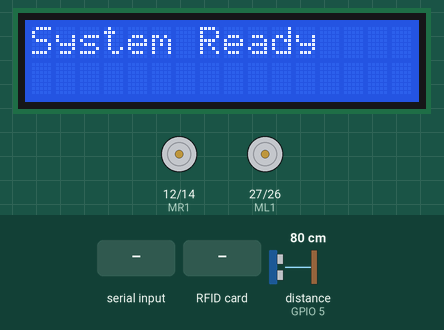
Recording of a sketch running on a simulated ESP32. Parts: 16×2 character LCD, motor-driver pin pairs drawn as motors (green arrow = first pin HIGH = forward, orange = second pin HIGH = backward, longer = more drive). Wiring (inferred from the names in the program): ultrasonic range finder: trigger GPIO 4; echo GPIO 5. The inputs (shaded band) are chosen by the test bench; at power-on: distance to the obstacle (sensor on GPIO 5) 80 cm. The echo pulse lasts 58.3 µs per cm; WiFi joins after 1.5 s; servers stay silent unless stated; no MQTT or app messages arrive unless stated; nothing arrives over Bluetooth unless stated; what the sketch prints to the serial monitor is not drawn.

Above: at 4.7 s.
6.9 s: "F" received over the second serial link
At 7.2 s:
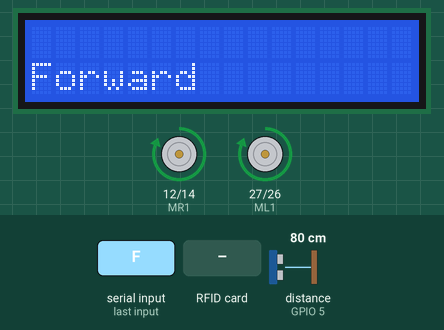
8.4 s: RFID card 5E 7A 19 C4 held to the reader
At 9.8 s:
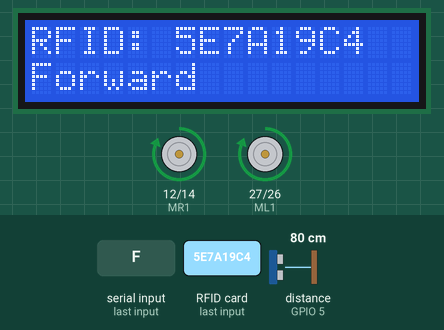
10.1 s: "B" received over the second serial link
At 10.9 s:
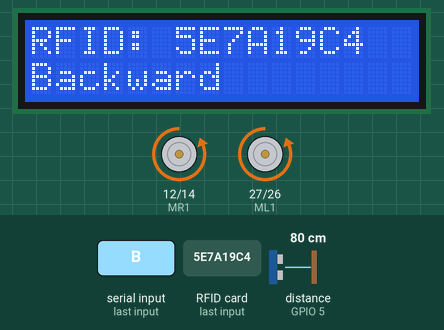
11.6 s: distance to the obstacle (sensor on GPIO 5) set to 23 cm
13.1 s: distance to the obstacle (sensor on GPIO 5) set to 18 cm
At 13.7 s:
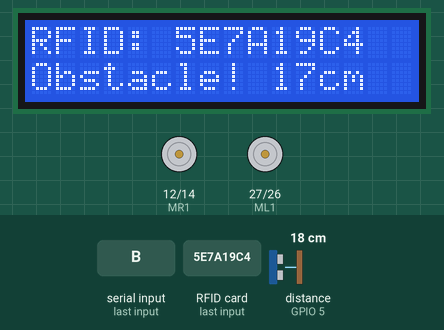
14.6 s: "L" received over the second serial link
At 16.2 s:
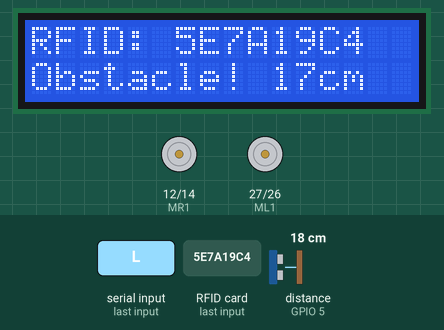
Timing chart, 0 to 17.2 s (numbered marks = the images above; inputs shaded):
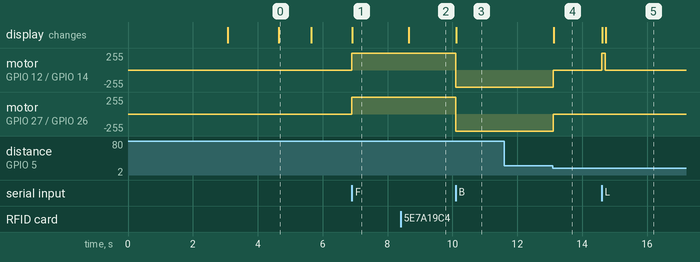

The sketch:

finalp.ino
```cpp
#include "BluetoothSerial.h"
#include <Wire.h>
#include <LiquidCrystal_I2C.h>
#include <SPI.h>
#include <MFRC522.h>
#include <WiFi.h>
#include <PubSubClient.h>

// ====== WiFi + MQTT Config ======
const char* ssid = "DESKTOP";
const char* password = "ekamgaba";
const char* mqtt_server = "192.168.137.167";   // Raspberry Pi IP

WiFiClient espClient;
PubSubClient client(espClient);

// ====== Hardware Setup ======
#define MR1 12
#define MR2 14
#define ML1 27
#define ML2 26
#define TRIG_PIN 4
#define ECHO_PIN 5
#define SS_PIN 25
#define RST_PIN 33

MFRC522 rfid(SS_PIN, RST_PIN);
BluetoothSerial SerialBT;
LiquidCrystal_I2C lcd(0x27, 16, 2);

// ====== Function Prototypes ======
void setup_wifi();
void reconnectMQTT();
void Forward();
void Backward();
void Left();
void Right();
void Stop();
long getDistance();
void handleBluetooth(char cmd);
void bluetoothTask(void *parameter);
void rfidTask(void *parameter);

// ====== SETUP ======
void setup() {
  delay(3000);
  Serial.begin(115200);
  SerialBT.begin("ESP32Car");
  lcd.init();
  lcd.backlight();

  pinMode(MR1, OUTPUT); pinMode(MR2, OUTPUT);
  pinMode(ML1, OUTPUT); pinMode(ML2, OUTPUT);
  pinMode(TRIG_PIN, OUTPUT); pinMode(ECHO_PIN, INPUT);

  lcd.clear(); lcd.print("Booting...");
  Serial.println("ESP32 Car Booting...");

  SPI.end();
  SPI.begin(18, 19, 23, 25);
  rfid.PCD_Init();

  setup_wifi();
  client.setServer(mqtt_server, 1883);

  lcd.clear(); lcd.print("System Ready");
  delay(1000);
  lcd.clear();

  // 🔹 Run Bluetooth task on Core 1
  xTaskCreatePinnedToCore(
    bluetoothTask,
    "bluetoothTask",
    4096,
    NULL,
    1,
    NULL,
    1
  );

  // 🔹 Run RFID task on Core 0 (higher priority)
  xTaskCreatePinnedToCore(
    rfidTask,
    "rfidTask",
    4096,
    NULL,
    2,
    NULL,
    0
  );
}

// ====== LOOP (Mainly MQTT + Ultrasonic) ======
void loop() {
  if (!client.connected()) reconnectMQTT();
  client.loop();

  long distance = getDistance();
  if (distance > 0 && distance < 20) {
    Stop();
    lcd.setCursor(0, 1);
    lcd.print("Obstacle! ");
    lcd.print(distance);
    lcd.print("cm");
    client.publish("esp32/cart/alert", "Obstacle Detected!");
    delay(500);
  }

  delay(10);
}

// ====== BLUETOOTH TASK ======
void bluetoothTask(void *parameter) {
  while (true) {
    if (SerialBT.available()) {
      char cmd = SerialBT.read();
      handleBluetooth(cmd);
    }
    vTaskDelay(10 / portTICK_PERIOD_MS);
  }
}

// ====== RFID TASK (Independent Parallel Thread) ======
void rfidTask(void *parameter) {
  unsigned long lastSPIReset = millis();
  while (true) {
    // RFID read check
    if (rfid.PICC_IsNewCardPresent() && rfid.PICC_ReadCardSerial()) {
      String uid = "";
      for (byte i = 0; i < rfid.uid.size; i++) {
        uid += String(rfid.uid.uidByte[i], HEX);
      }
      uid.toUpperCase();

      // Show and send data
      Serial.println("RFID UID: " + uid);
      lcd.setCursor(0, 0);
      lcd.print("RFID: ");
      lcd.print(uid);
      String message = "RFID:" + uid;
      client.publish("esp32/cart/rfid", message.c_str());
      SerialBT.println(message);

      rfid.PICC_HaltA();
      delay(500);
    }

    // 🔄 Prevent SPI hang
    if (millis() - lastSPIReset > 3000) {
      rfid.PCD_Init();
      lastSPIReset = millis();
    }

    vTaskDelay(400 / portTICK_PERIOD_MS);  // check every 400ms
  }
}

// ====== Handle Bluetooth Commands ======
void handleBluetooth(char cmd) {
  switch (cmd) {
    case 'F': Forward(); break;
    case 'B': Backward(); break;
    case 'L': Left(); break;
    case 'R': Right(); break;
    case 'S': Stop(); break;
    default: break;
  }
}

// ====== MOVEMENT FUNCTIONS ======
void Forward() {
  digitalWrite(MR1, HIGH); digitalWrite(MR2, LOW);
  digitalWrite(ML1, HIGH); digitalWrite(ML2, LOW);
  lcd.setCursor(0, 1); lcd.print("Forward   ");
}

void Backward() {
  digitalWrite(MR1, LOW); digitalWrite(MR2, HIGH);
  digitalWrite(ML1, LOW); digitalWrite(ML2, HIGH);
  lcd.setCursor(0, 1); lcd.print("Backward  ");
}

void Left() {
  digitalWrite(MR1, HIGH); digitalWrite(MR2, LOW);
  digitalWrite(ML1, LOW); digitalWrite(ML2, LOW);
  lcd.setCursor(0, 1); lcd.print("Left      ");
}

void Right() {
  digitalWrite(MR1, LOW); digitalWrite(MR2, LOW);
  digitalWrite(ML1, HIGH); digitalWrite(ML2, LOW);
  lcd.setCursor(0, 1); lcd.print("Right     ");
}

void Stop() {
  digitalWrite(MR1, LOW); digitalWrite(MR2, LOW);
  digitalWrite(ML1, LOW); digitalWrite(ML2, LOW);
  lcd.setCursor(0, 1); lcd.print("Stopped   ");
}

// ====== ULTRASONIC SENSOR ======
long getDistance() {
  digitalWrite(TRIG_PIN, LOW);
  delayMicroseconds(2);
  digitalWrite(TRIG_PIN, HIGH);
  delayMicroseconds(10);
  digitalWrite(TRIG_PIN, LOW);
  long duration = pulseIn(ECHO_PIN, HIGH, 30000);
  long distance = duration * 0.034 / 2;
  return distance;
}

// ====== WIFI + MQTT ======
void setup_wifi() {
  Serial.println("Connecting WiFi...");
  WiFi.begin(ssid, password);
  int retries = 0;
  while (WiFi.status() != WL_CONNECTED && retries < 20) {
    delay(500);
    Serial.print(".");
    retries++;
  }
  if (WiFi.status() == WL_CONNECTED) {
    Serial.println("\n WiFi Connected!");
    Serial.print("IP: "); Serial.println(WiFi.localIP());
  } else {
    Serial.println("\n WiFi Failed!");
  }
}

void reconnectMQTT() {
  while (!client.connected()) {
    Serial.print("Connecting MQTT...");
    if (client.connect("ESP32Client")) {
      Serial.println(" MQTT Connected!");
      client.publish("esp32/status", "ESP32 Connected");
    } else {
      Serial.print("Failed, rc=");
      Serial.println(client.state());
      delay(2000);
    }
  }
}
```

Measured:
- the behaviour switches between 21 and 20 cm on distance to the obstacle (sensor on GPIO 5) (found by bisection; images 3 and 4)
- after the input at 6.9 s, motor on GPIO 12 (MR1) / GPIO 14 (MR2), motor on GPIO 27 (ML1) / GPIO 26 (ML2): stopped → forward 255/255 at once; the display: changes at once (image 1)
- after the input at 8.4 s, the display: changes after 0.25 s (image 2)
- after the input at 10.1 s, motor on GPIO 12 (MR1) / GPIO 14 (MR2), motor on GPIO 27 (ML1) / GPIO 26 (ML2): forward 255/255 → backward 255/255 at once; the display: changes at once (image 3)
- after the input at 11.6 s, every drawn part: stays the same
- after the input at 13.1 s, motor on GPIO 12 (MR1) / GPIO 14 (MR2), motor on GPIO 27 (ML1) / GPIO 26 (ML2): backward 255/255 → stopped at once; the display: changes at once (image 4)
- after the input at 14.6 s, motor on GPIO 12 (MR1) / GPIO 14 (MR2): stopped → forward 255/255 at once, → stopped 0.11 s later; the display: first changes at once (image 5 shows a later state)
- what the display in image 0 shows lasts 1.0 s, from 4.6 s to 5.6 s
